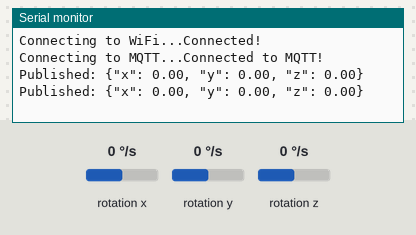
Simulated run of this sketch. Board: Arduino Nano 33 IoT. Parts: the last lines printed to the serial monitor. Inputs (shaded band) come from the test bench; at power-on: rotation x 0 °/s, rotation y 0 °/s, rotation z 0 °/s. WiFi joins after 1.5 s; servers stay silent unless stated; no MQTT or app messages arrive unless stated.

Above: at 2.7 s.
2.8 s: rotation x set to -192 °/s
At 4.1 s:
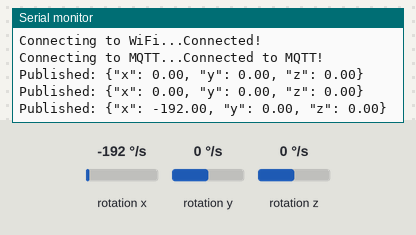
4.3 s: rotation y set to -192 °/s
At 5.0 s:
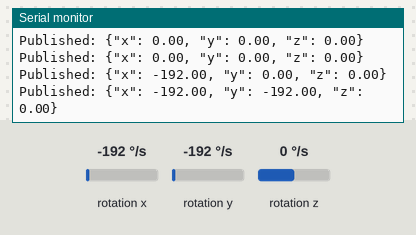
5.8 s: rotation z set to -192 °/s
At 7.4 s:
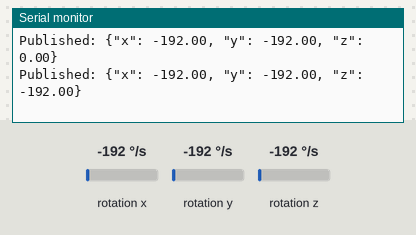

The sketch:

arduino.ino
```cpp
#include <SPI.h>
#include <WiFiNINA.h>
#include <PubSubClient.h>
#include <Arduino_LSM6DS3.h>

// WiFi Credentials
const char* ssid = "MANPREET SINGH 4G";
const char* password = "Kaur1983";

// MQTT Server Details (HiveMQ Cloud)
const char* mqttServer = "your-cluster.hivemq.cloud";
const int mqttPort = 8883;
const char* mqttUser = "hivemq.webclient.1742109140513 ";
const char* mqttPassword = " 5@>93HDb8RhTJaf:P%xr ";

// MQTT Topic for Sending Data
const char* topic = "gyro/data";

// Create WiFi and MQTT Client
WiFiClient wifiClient;
PubSubClient client(wifiClient);

void connectToWiFi() {
  Serial.print("Connecting to WiFi...");
  while (WiFi.begin(ssid, password) != WL_CONNECTED) {
    Serial.print(".");
    delay(1000);
  }
  Serial.println("Connected!");
}

void connectToMQTT() {
  client.setServer(mqttServer, mqttPort);
  while (!client.connected()) {
    Serial.print("Connecting to MQTT...");
    if (client.connect("ArduinoNano33IoT", mqttUser, mqttPassword)) {
      Serial.println("Connected to MQTT!");
    } else {
      Serial.print("Failed, rc=");
      Serial.print(client.state());
      Serial.println(" Retrying...");
      delay(5000);
    }
  }
}

void setup() {
  Serial.begin(115200);
  connectToWiFi();
  connectToMQTT();

  if (!IMU.begin()) {
    Serial.println("Failed to initialize IMU!");
    while (1);
  }
}

void loop() {
  if (!client.connected()) {
    connectToMQTT();
  }
  client.loop();

  float x, y, z;
  if (IMU.gyroscopeAvailable()) {
    IMU.readGyroscope(x, y, z);
    String payload = "{\"x\": " + String(x) + ", \"y\": " + String(y) + ", \"z\": " + String(z) + "}";
    client.publish(topic, payload.c_str());
    Serial.println("Published: " + payload);
  }
  delay(1000);
}
```

Measured:
- after the input at 2.8 s, the serial monitor: prints a new line after 0.76 s (image 1)
- after the input at 4.3 s, the serial monitor: prints a new line after 0.26 s (image 2)
- after the input at 5.8 s, the serial monitor: prints a new line after 0.77 s (image 3)
